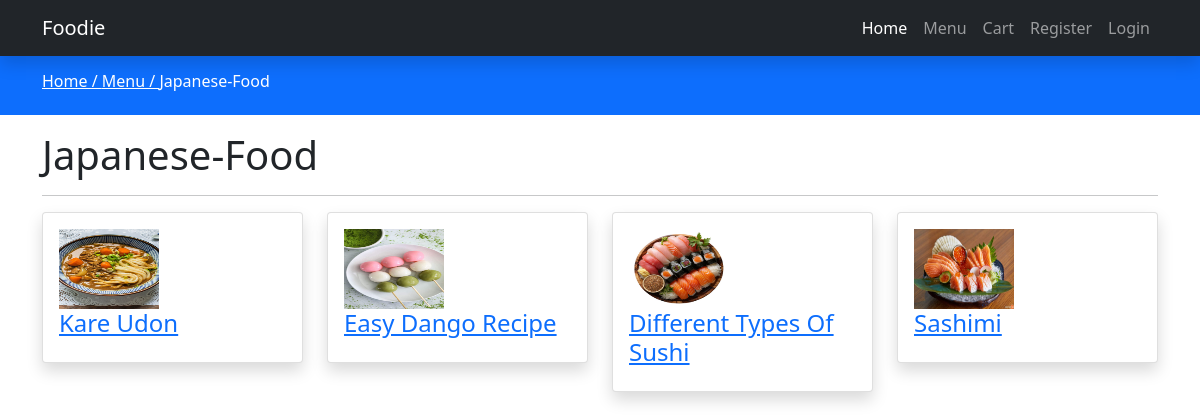
The page /products.php?category=japanese-food on the database its author committed.
### tables this page shows
CREATE TABLE `categories` (
  `id` int(10) NOT NULL,
  `name` varchar(225) NOT NULL,
  `slug` varchar(225) NOT NULL,
  `description` mediumtext NOT NULL,
  `status` tinyint(4) NOT NULL DEFAULT 0,
  `popular` tinyint(4) NOT NULL DEFAULT 0,
  `image` varchar(225) NOT NULL,
  `meta_title` varchar(225) NOT NULL,
  `meta_description` mediumtext NOT NULL,
  `meta_keywords` mediumtext NOT NULL,
  `created_at` timestamp NOT NULL DEFAULT current_timestamp()
);

CREATE TABLE `products` (
  `id` int(10) NOT NULL,
  `category_id` int(10) NOT NULL,
  `name` varchar(225) NOT NULL,
  `slug` varchar(225) NOT NULL,
  `small_description` mediumtext NOT NULL,
  `description` mediumtext NOT NULL,
  `price` int(11) NOT NULL,
  `image` varchar(225) NOT NULL,
  `qty` int(11) NOT NULL,
  `status` tinyint(4) NOT NULL DEFAULT 0,
  `trending` tinyint(4) NOT NULL DEFAULT 0,
  `meta_title` mediumtext NOT NULL,
  `meta_description` mediumtext NOT NULL,
  `meta_keywords` mediumtext NOT NULL,
  `created_at` timestamp NOT NULL DEFAULT current_timestamp()
);

### functions/userfunctions.php (called while the page is built, shortened)
<?php
include('config/dbcon.php');
function getProByCategory($category_id){
    global $con;
    $query = "SELECT * FROM products WHERE category_id='$category_id'AND status='0'";
    return $query_run = mysqli_query($con, $query);
}
function getSlugActive($table, $slug) {
    global $con;
    $query = "SELECT * FROM $table WHERE slug='$slug' AND status='0' LIMIT 1";
    return $query_run = mysqli_query($con, $query);
}
?>

### products.php (the view)
<?php
include('functions/userfunctions.php');
include('includes/header.php');
if(isset($_GET['category']))
{
    $category_slug = $_GET['category'];
    $category_data = getSlugActive("categories", $category_slug);
    $category = mysqli_fetch_array($category_data);
    if($category)
    {
        $cid = $category['id'];
    ?>
    <div class="py-3 bg-primary">
        <div class="container">
            <h6 class="text-white">
                <a class="text-white" href="categories.php">
                  Home /
                </a>
                <a class="text-white" href="categories.php">
                  Menu /
                </a>
                <?=$category['name'];?></h6>
        </div>
    </div>
    <div class="py-3">
        <div class="container">
            <div class="row">
                <div class="col-md-12">
                    <h1><?=$category['name'];?></h1>
                    <hr>
                    <div class="row">
                        <?php
                        $products = getProByCategory($cid);
                        if (mysqli_num_rows($products) > 0) {
                            foreach ($products as $item)
                            {
                        ?>
                            <div class="col-md-3 mb-2">
                                <a href="product-view.php?product=<?= $item['slug'];?>">
                                <div class="card shadow">
                                    <div class="card-body">
                                        <img src="uploads/<?= $item['image'];?>" alt="Product Image" width="100" height="80">
                                        <h4 class="center"><?= $item['name']; ?></h4>
                                    </div>
                                </div>
                                </a>
                            </div>
                        <?php
                            }
                        } else {
                            echo "No data available";
                        }
                        ?>
                    </div>
                </div>
            </div>
        </div>
    </div>
    <?php
    }
    else {
        echo "Something went wrong";
    }
}
else
{
    echo "Something went wrong";
}
 include('includes/footer.php'); ?>

### assets/css/custom.css (style rules this page uses)
a { text-decoration: none; }

### rows shown on the page
categories: name "Japanese-Food"
products: image (picture), name "Kare Udon"
products: image (picture), name "Easy Dango Recipe"
products: image (picture), name "Different Types Of Sushi"
products: image (picture), name "Sashimi"
